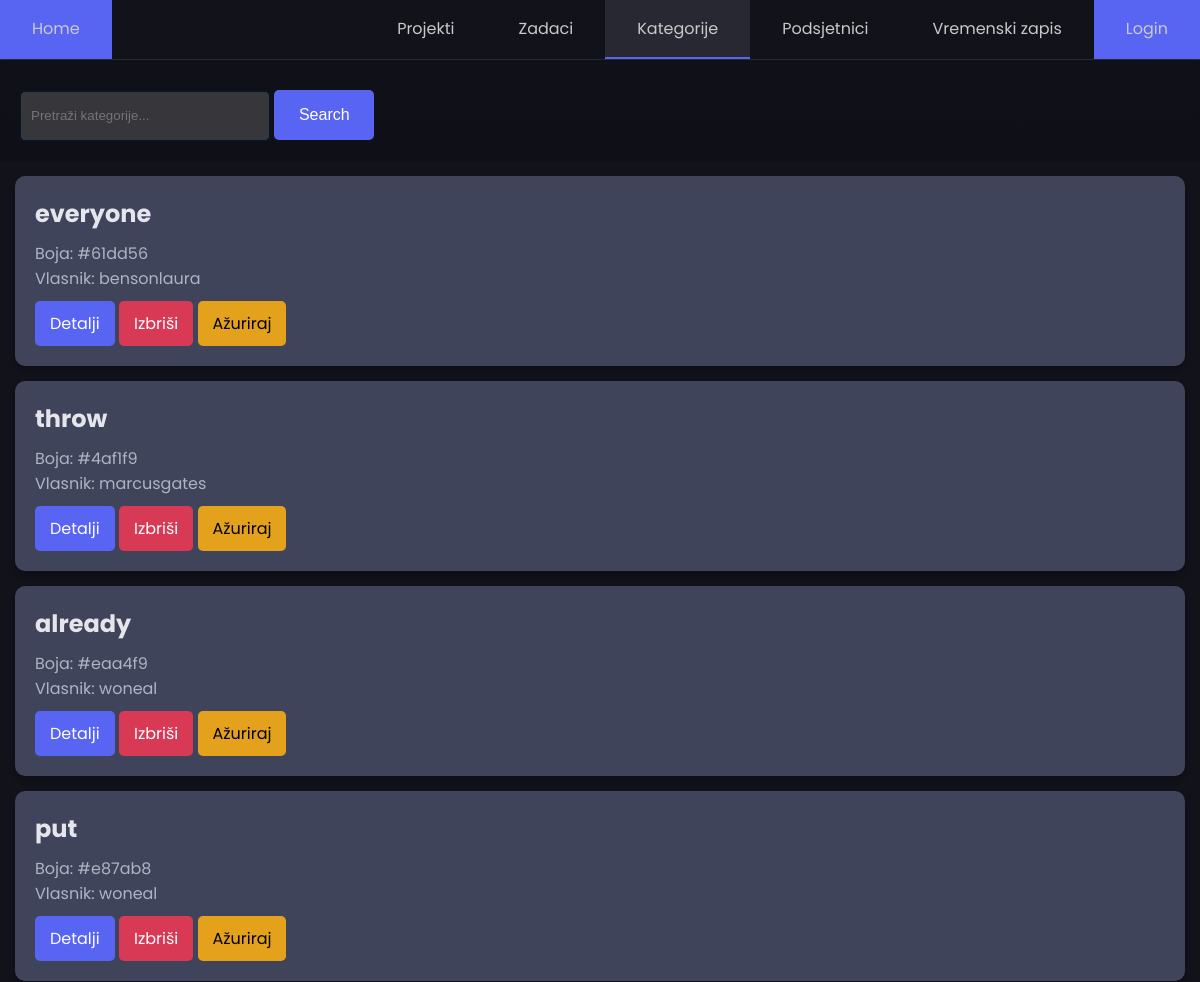
The app's page /category/ (upper part), older data.
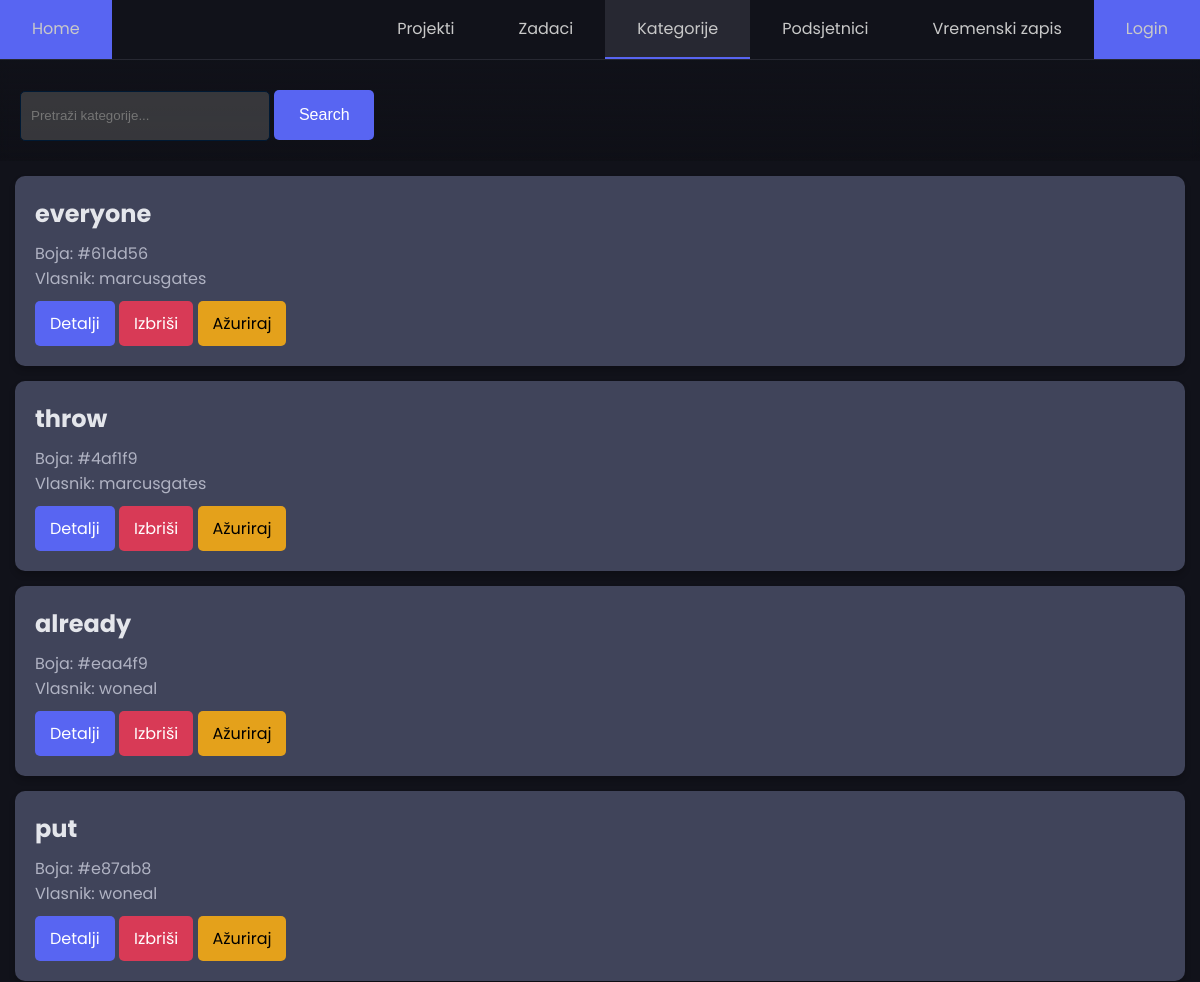
The same page, newer data.
### main/models.py (models this page shows, shortened)
class Category(models.Model):
    name = models.CharField(max_length=100)
    color = models.CharField(max_length=7, default="#FFFFFF")  # HEX kod boje
    owner = models.ForeignKey(User, on_delete=models.CASCADE, related_name="categories")

### main/views.py (the view)
# urls.py: path('category/', CategoryList.as_view(), name='category_list'),
class CategoryList(ListView):
    model = Category
    def get_queryset(self):
        queryset = super().get_queryset()
        query = self.request.GET.get('q')
        if query:
            queryset = queryset.filter(
                Q(name__icontains=query) | Q(description__icontains=query)
            )
        return queryset

### main/templates/main/category_list.html (shortened to what this page needs)
<!DOCTYPE html>
<html lang="en">
{% load static %}
<head>
    <link rel="stylesheet" href="{% static 'css/styles.css' %}">
</head>
<body>
    <div class="sticky">
      <nav id="nav">
        <ul>
          <li class="home-li"><a class="btn-home" aria-current="page" href="{% url 'index' %}">Home</a></li>
            <li><a href="{% url 'project_list' %}" class="{% if request.path == '/project/' %}active-link{% endif %}">Projekti</a></li>
            <li><a href="{% url 'task_list' %}" class="{% if request.path == '/task/' %}active-link{% endif %}">Zadaci</a></li>
            <li><a href="{% url 'category_list' %}" class="{% if request.path == '/category/' %}active-link{% endif %}">Kategorije</a></li>
            <li><a href="{% url 'reminder_list' %}" class="{% if request.path == '/reminder/' %}active-link{% endif %}">Podsjetnici</a></li>
            <li><a href="{% url 'timelog_list' %}" class="{% if request.path == '/timelog/' %}active-link{% endif %}">Vremenski zapis</a></li>
            <li>
                {% if request.user.is_authenticated %}
                    <form method="post" action="{% url 'logout' %}">
                        {% csrf_token %}
                        <button type="login" class="btn-login" id="user_display" onmouseover="showLogout()" onmouseleave="showUsername()">
                            {{ request.user.username }}
                        </button>
                    </form>
                {% else %}
                    <a href="{% url 'login' %}" class="btn-login">Login</a>
                {% endif %}
            </li>
        </ul>
      </nav>
      <div class="search">
        <form method="GET" action="" class="search-form">
            <input type="text" name="q" placeholder="Pretraži kategorije..." value="{{ request.GET.q }}" class="search-input">
            <button type="submit" class="btn search-btn">Search</button>
        </form>
      </div>
    </div>
    <ul class="ul">
        {% for category in object_list %}
            <li>
                <div class="container">
                    <div class="card">
                        <h2 class="card-title"> {{ category.name }}</h2>
                        <p class="card-description"> Boja: {{ category.color }}</p>
                        <p class="card-description"> Vlasnik: {{ category.owner }}</p>
                        <a href="{% url 'category_detail' category.id %}" class="btn btn-primary">Detalji</a>
                        <a href="{% url 'category_delete' category.id %}" class="btn btn-danger">Izbriši</a>
                        <a href="{% url 'category_update' category.id %}" class="btn btn-warning">Ažuriraj</a>
                    </div>
                </div>
            </li>
        {% endfor %}
    </ul>
</body>
</html>

Row changes from the older to the newer data that the page shows:
changed Category "everyone": owner "bensonlaura" → "marcusgates"
